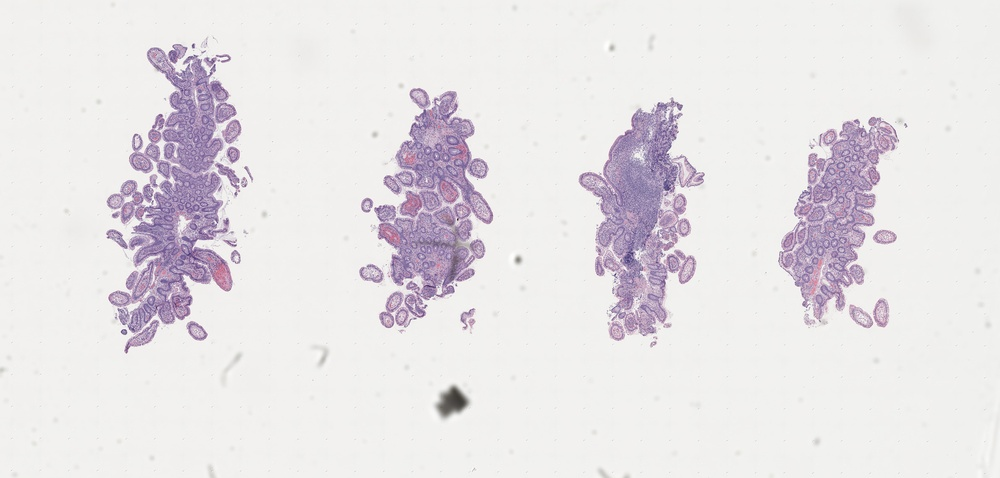
#> input picture 55514.jpg, 1000 x 478 px, shrunk from 2381 x 1139 before the run, found by its file name
$ python 'H&E to multichannel.py'
#> lines starting #> are read from the running program, lines starting #| are printed output that depends on the picture
#converting H&E .jpg to multichannel
import numpy as np
import cv2
import matplotlib.pyplot as plt
from skimage.color import rgb2hed, hed2rgb

def Convert2Multichannel(input_path, output_path):
    # LOAD IMAGES
    images = cv2.imread(input_path)
#> images is the input picture: shape (478, 1000, 3); mean B, G, R 229.6, 226.7, 230.5

    # CONVERT TO H&E AND SEPARATE CHANNELS
    image_rgb = cv2.cvtColor(images, cv2.COLOR_BGR2RGB)  # convert to RGB
    image_hed = rgb2hed(image_rgb)  # convert RGB to HED
#> image_hed: shape (478, 1000, 3) float64; mean of channels 0, 1, 2 0.00942, 0.000499, 0.00691

    null = np.zeros_like(image_hed[:, :,
                         0])  # https://scikit-image.org/docs/0.25.x/auto_examples/color_exposure/plot_ihc_color_separation.html
    fig, axes = plt.subplots(2, 2, figsize=(7, 6), sharex=True, sharey=True)
    ax = axes.ravel()

    ihc_h = hed2rgb(np.stack((image_hed[:, :, 0], null, null), axis=-1))
#> ihc_h: shape (478, 1000, 3) float64; mean of channels 0, 1, 2 0.925, 0.92, 0.964
    ax[1].imshow(ihc_h)
    ax[1].set_title("Hematoxylin")
    print("testH")

    ihc_e = hed2rgb(np.stack((null, image_hed[:, :, 1], null), axis=-1))
#> ihc_e: shape (478, 1000, 3) float64; mean of channels 0, 1, 2 1, 0.993, 0.999
    ax[2].imshow(ihc_e)
    ax[2].set_title("Eosin")
    print("testE")

    ihc_d = hed2rgb(np.stack((null, null, image_hed[:, :, 2]), axis=-1))
#> ihc_d: shape (478, 1000, 3) float64; mean of channels 0, 1, 2 0.975, 0.948, 0.93
    ax[3].imshow(ihc_d)
    ax[3].set_title("DAB")
    print("testD")

    # normalize H&E channels to [0, 1] range
    hematoxylin = (image_hed[:, :, 0] - image_hed[:, :, 0].min()) / (
            image_hed[:, :, 0].max() - image_hed[:, :, 0].min())
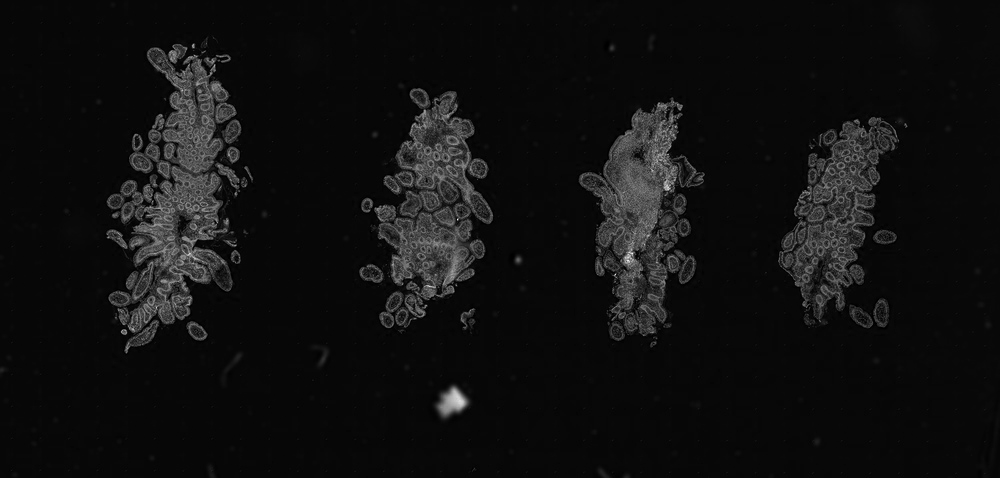
#> hematoxylin: shape (478, 1000) float64; min 0, max 1, mean 0.0656
    eosin = (image_hed[:, :, 1] - image_hed[:, :, 1].min()) / (image_hed[:, :, 1].max() - image_hed[:, :, 1].min())
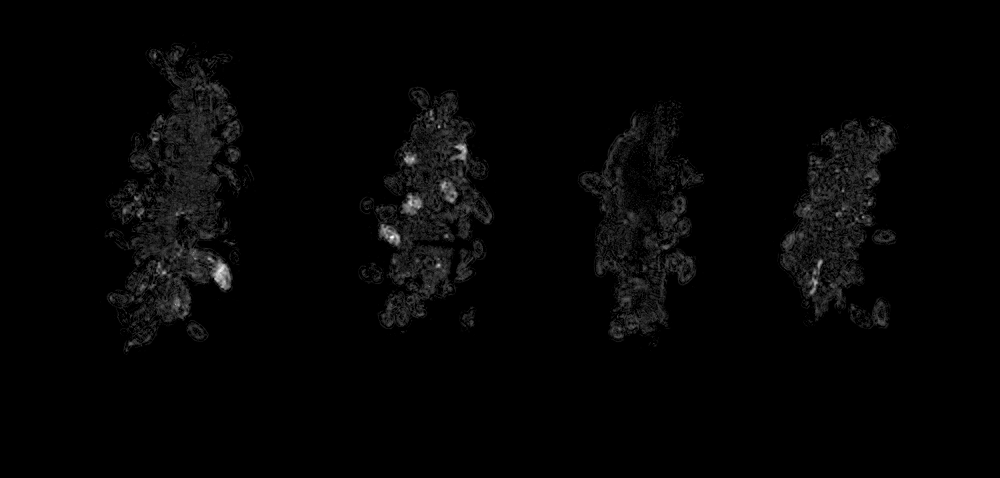
#> eosin: shape (478, 1000) float64; min 0, max 1, mean 0.0173

    # create an empty channel
    empty_channel = np.zeros_like(hematoxylin)
    # combine channels
    multichannel_image = np.stack((hematoxylin, eosin, empty_channel), axis=-1)
#> multichannel_image: shape (478, 1000, 3) float64; mean of channels 0, 1, 2 0.0656, 0.0173, 0
    print(f"Multichannel image saved as {output_path}")

    # save the final multichannel image
    plt.imsave(output_path, multichannel_image)
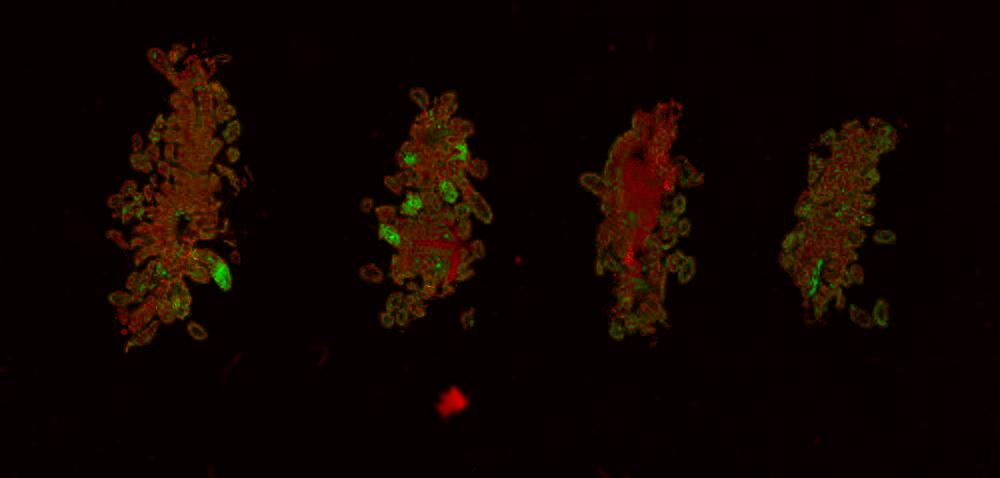
#> saved as multichannel.jpg: shape (478, 1000, 3); mean R, G, B 15.5, 4.4, 0.6
    return multichannel_image

def main():
    input_path = r"C:\Users\Ally\BMIF2025\MBI\CISC 881\881-test-repo\55514.jpg"
    output_path = r"C:\Users\Ally\BMIF2025\MBI\CISC 881\881-test-repo\multichannel.jpg"

    multichannel_image = Convert2Multichannel(input_path, output_path)
    plt.imshow(multichannel_image, cmap = 'Blues')
    plt.title("Original")
    plt.show()
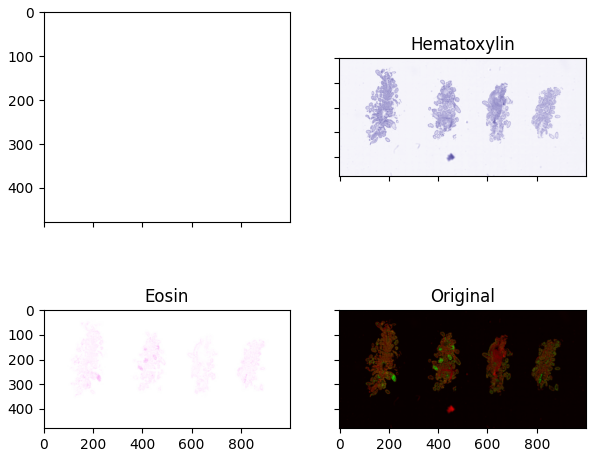
#> figure drawn by matplotlib, 3 panels


if __name__ == '__main__':
    main()
